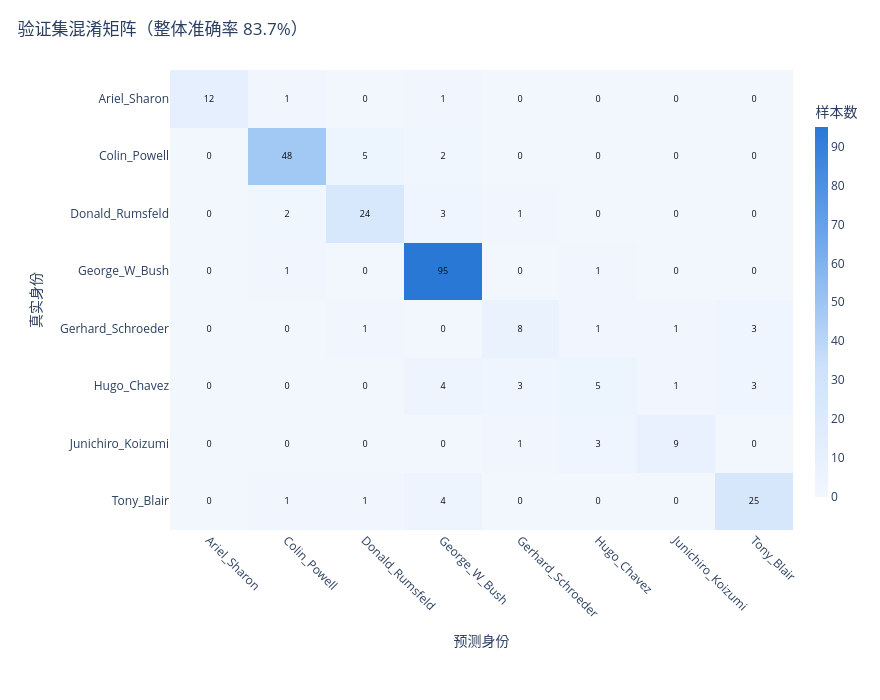

Write notebook code for a chart like this one.
### Code cell
# 混淆矩阵（行=真实身份，列=预测身份）
fig = go.Figure(go.Heatmap(
    z=cm[::-1], x=class_names, y=class_names[::-1],
    colorscale=BLUES, zmin=0, zmax=cm.max(),
    text=cm[::-1], texttemplate="%{text}", textfont=dict(size=9, color=C_INK),
    colorbar=dict(title="样本数", thickness=13, len=0.9),
    hovertemplate="真实 %{y} → 预测 %{x}：%{z} 张<extra></extra>",
))
fig.update_layout(title=dict(text=f"验证集混淆矩阵（整体准确率 {acc:.1%}）", x=0.02))
fig.update_xaxes(title_text="预测身份", tickangle=45)
fig.update_yaxes(title_text="真实身份")
fig.update_layout(width=880, height=700, margin=dict(l=170, r=30, t=70, b=170))
fig.show()

### Figure 1 — Plotly figure (JSON) as saved in the notebook; plotly's stock layout.template omitted (floating-point values rounded to 4 significant figures)
{"data": [{"colorbar": {"len": 0.9, "thickness": 13, "title": {"text": "样本数"}}, "colorscale": [[0, "#f2f7fe"], [0.35, "#cde2fb"], [0.7, "#6da7ec"], [1, "#2a78d6"]], "hovertemplate": "真实 %{y} → 预测 %{x}：%{z} 张<extra></extra>", "text": [[0, 1, 1, 4, 0, 0, 0, 25], [0, 0, 0, 0, 1, 3, 9, 0], [0, 0, 0, 4, 3, 5, 1, 3], [0, 0, 1, 0, 8, 1, 1, 3], [0, 1, 0, 95, 0, 1, 0, 0], [0, 2, 24, 3, 1, 0, 0, 0], [0, 48, 5, 2, 0, 0, 0, 0], [12, 1, 0, 1, 0, 0, 0, 0]], "textfont": {"color": "#0b0b0b", "size": 9}, "texttemplate": "%{text}", "type": "heatmap", "x": ["Ariel_Sharon", "Colin_Powell", "Donald_Rumsfeld", "George_W_Bush", "Gerhard_Schroeder", "Hugo_Chavez", "Junichiro_Koizumi", "Tony_Blair"], "y": ["Tony_Blair", "Junichiro_Koizumi", "Hugo_Chavez", "Gerhard_Schroeder", "George_W_Bush", "Donald_Rumsfeld", "Colin_Powell", "Ariel_Sharon"], "z": [[0, 1, 1, 4, 0, 0, 0, 25], [0, 0, 0, 0, 1, 3, 9, 0], [0, 0, 0, 4, 3, 5, 1, 3], [0, 0, 1, 0, 8, 1, 1, 3], [0, 1, 0, 95, 0, 1, 0, 0], [0, 2, 24, 3, 1, 0, 0, 0], [0, 48, 5, 2, 0, 0, 0, 0], [12, 1, 0, 1, 0, 0, 0, 0]], "zmax": 95, "zmin": 0}], "layout": {"height": 700, "margin": {"b": 170, "l": 170, "r": 30, "t": 70}, "title": {"text": "验证集混淆矩阵（整体准确率 83.7%）", "x": 0.02}, "width": 880, "xaxis": {"tickangle": 45, "title": {"text": "预测身份"}}, "yaxis": {"title": {"text": "真实身份"}}}}
